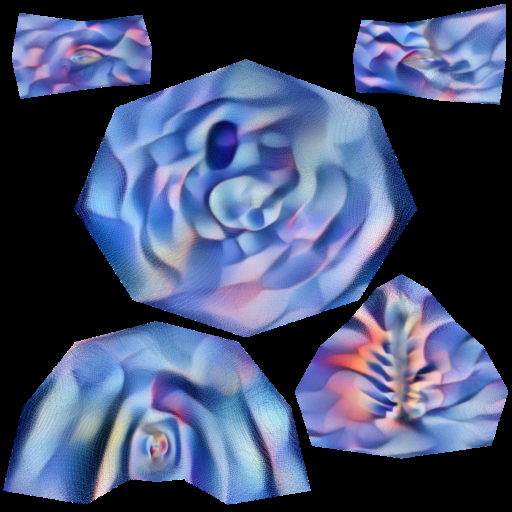
#> input picture inter/blub_12/blub.png, 512 x 512 px, found by its file name
$ python Blur.py
#> lines starting #> are read from the running program, lines starting #| are printed output that depends on the picture
import cv2
import numpy as np
from PIL import Image

# 이미지 읽기
image = cv2.imread('inter/blub_20/blub.png')
#> image is the input picture: shape (512, 512, 3); mean B, G, R 111, 79.2, 68.7
image = image.astype(np.float32) / 255.0  # 0~1로 정규화

# 가우시안 노이즈 생성
mean = 0
stddev = 0.5  # 노이즈 표준편차 (값이 클수록 노이즈가 큼)
gaussian_noise = np.random.normal(mean, stddev, image.shape)

# 이미지에 노이즈 추가
noisy_image = image + gaussian_noise
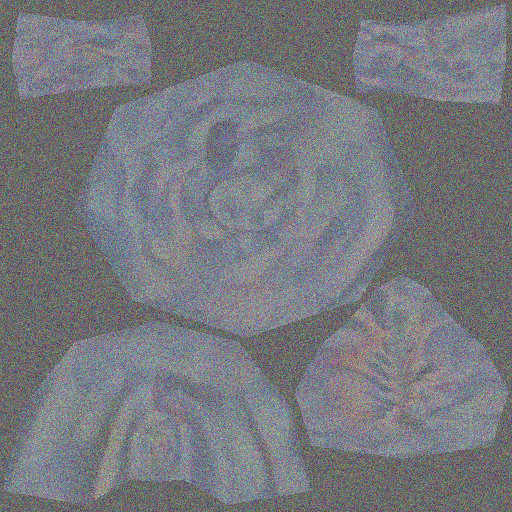
#> noisy_image: shape (512, 512, 3) float64; mean B, G, R 0.436, 0.312, 0.269; drawn with min black and max white
noisy_image = np.clip(noisy_image, 0, 1)  # 값 범위를 0~1로 클리핑
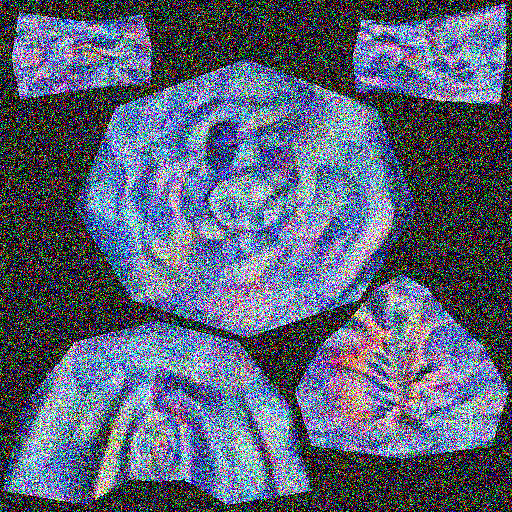
#> noisy_image: shape (512, 512, 3) float64; mean B, G, R 0.467, 0.386, 0.358

# (H, W, C) 형태를 uint8로 변환
noisy_image_uint8 = (noisy_image * 255).astype(np.uint8)

# BGR(OpenCV) → RGB(PIL)
noisy_image_rgb = cv2.cvtColor(noisy_image_uint8, cv2.COLOR_BGR2RGB)

# PIL로 저장
Image.fromarray(noisy_image_rgb).save('inter/blub_8/blub_.png')

$ run again, with inter/blub_12/intermediate_texture_0003.png copied over inter/blub_12/blub.png
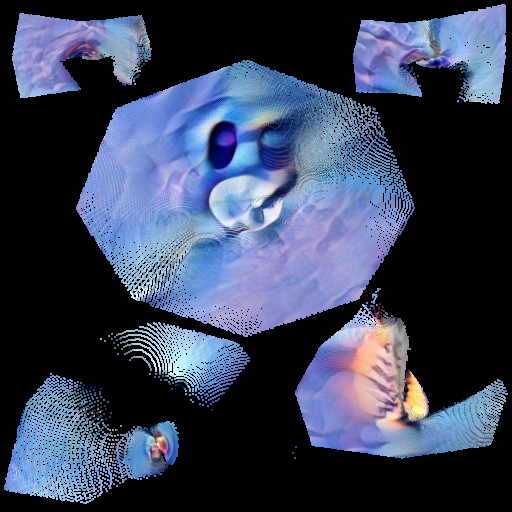
#> input picture inter/blub_12/intermediate_texture_0003.png, 512 x 512 px, found by its file name
#> image is the input picture: shape (512, 512, 3); mean B, G, R 87.8, 65, 55.8
#> `noisy_image = image + gaussian_noise`:
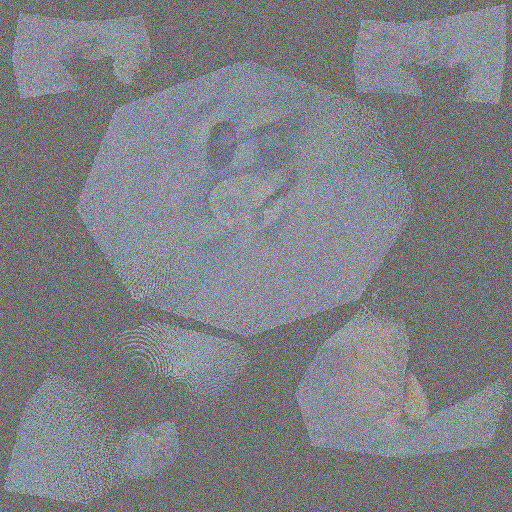
#> noisy_image: shape (512, 512, 3) float64; mean B, G, R 0.345, 0.256, 0.219; drawn with min black and max white
#> `noisy_image = np.clip(noisy_image, 0, 1)`:
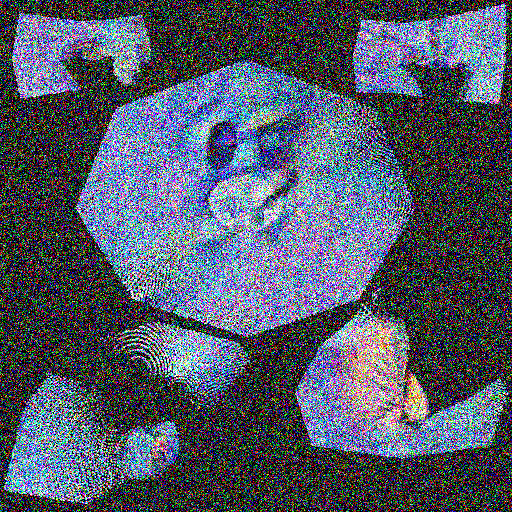
#> noisy_image: shape (512, 512, 3) float64; mean B, G, R 0.41, 0.353, 0.328

$ run again, with inter/blub_12/intermediate_texture_0006.png copied over inter/blub_12/blub.png
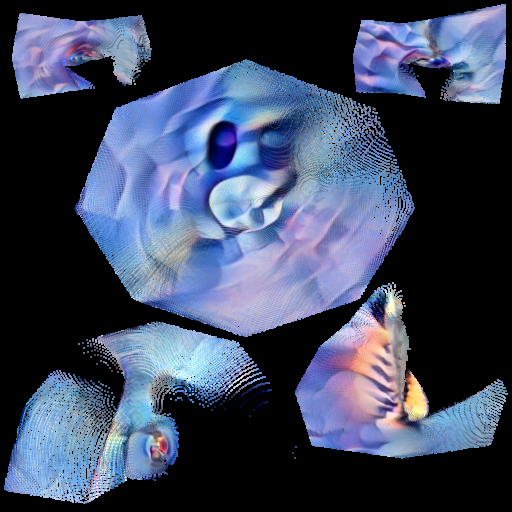
#> input picture inter/blub_12/intermediate_texture_0006.png, 512 x 512 px, found by its file name
#> image is the input picture: shape (512, 512, 3); mean B, G, R 93.8, 70.5, 60.8
#> `noisy_image = image + gaussian_noise`:
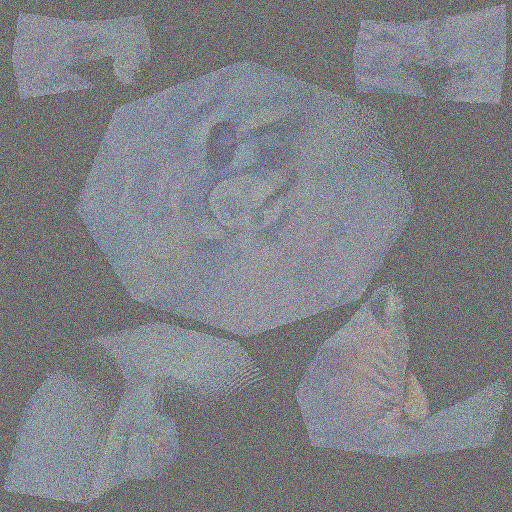
#> noisy_image: shape (512, 512, 3) float64; mean B, G, R 0.369, 0.278, 0.239; drawn with min black and max white
#> `noisy_image = np.clip(noisy_image, 0, 1)`:
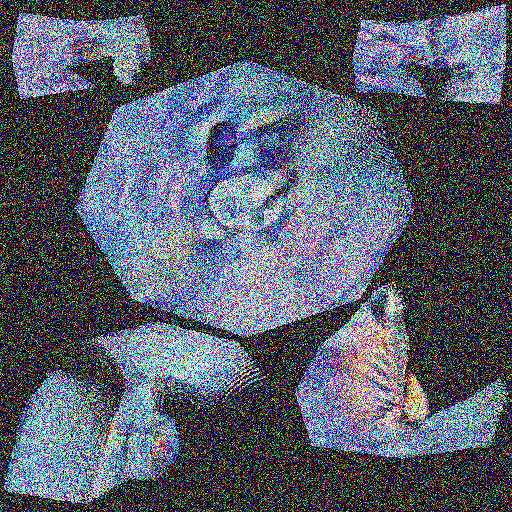
#> noisy_image: shape (512, 512, 3) float64; mean B, G, R 0.425, 0.367, 0.34
